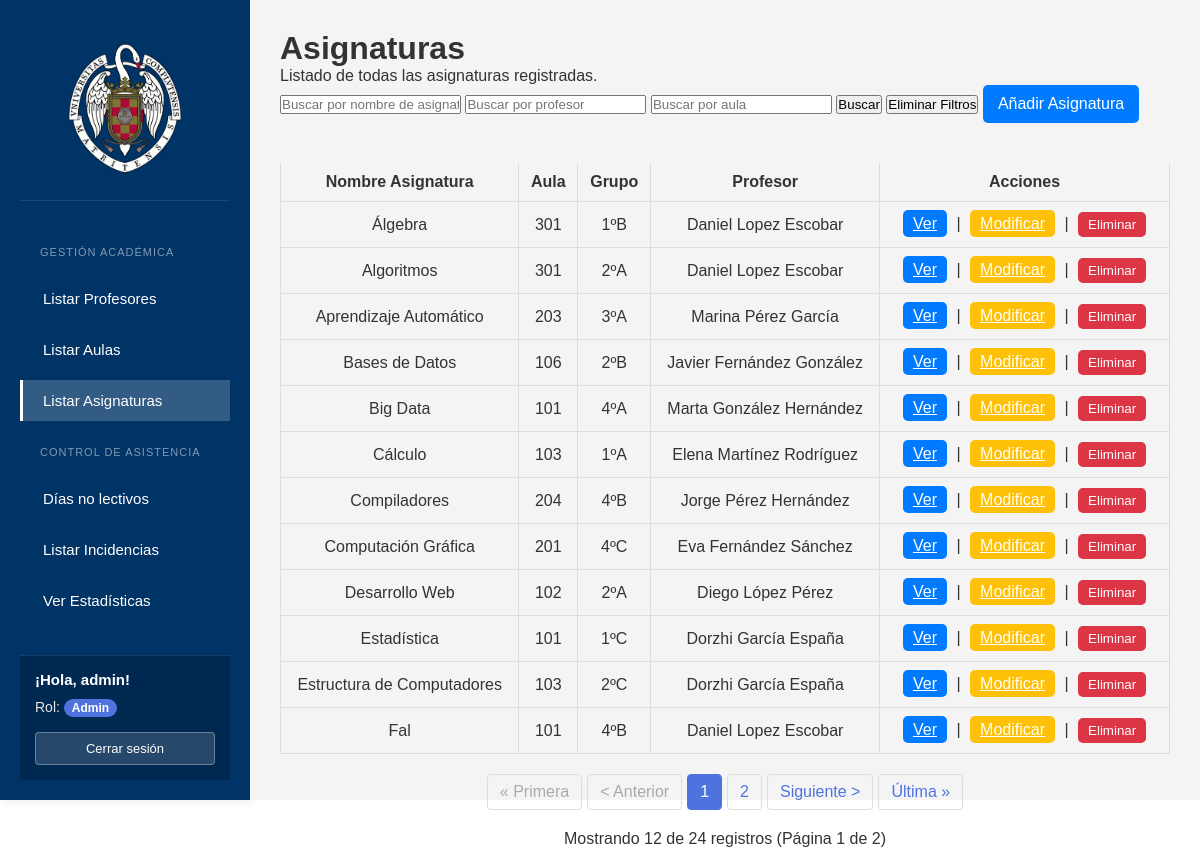
Page /ListadoAsignaturas.php (signed in) on the committed database.
### tables this page shows
CREATE TABLE `asignaturas` (
  `id` int NOT NULL,
  `profesor_id` int NOT NULL,
  `aula_id` int NOT NULL,
  `nombre_asignatura` varchar(100) NOT NULL,
  `grupo` varchar(10) DEFAULT NULL
);

CREATE TABLE `aulas` (
  `id` int NOT NULL,
  `numero_aula` int NOT NULL,
  `capacidad` int NOT NULL
);

### www/ListadoAsignaturas.php (the view, shortened to what this page needs)
<!DOCTYPE html>
<html lang="es">
<head>
    <link rel="stylesheet" href="styles.css">
</head>
<body>
    <?php include("php/sidebar.php"); ?>
    <div class="main-content">
        <h1>Asignaturas</h1>
        <p>Listado de todas las asignaturas registradas.</p>
        <form method="GET" action="" style="margin-bottom: 20px;">
            <input type="text" name="nombre_asignatura" placeholder="Buscar por nombre de asignatura"
                   value="<?php echo isset($_GET['nombre_asignatura']) ? htmlspecialchars($_GET['nombre_asignatura']) : ''; ?>">
            <input type="text" name="profesor" placeholder="Buscar por profesor"
                   value="<?php echo isset($_GET['profesor']) ? htmlspecialchars($_GET['profesor']) : ''; ?>">
            <input type="text" name="aula" placeholder="Buscar por aula"
                   value="<?php echo isset($_GET['aula']) ? htmlspecialchars($_GET['aula']) : ''; ?>">
            <button type="submit">Buscar</button>
            <button type="button" onclick="window.location.href='ListadoAsignaturas.php'">Eliminar Filtros</button>
            <?php if (in_array($_SESSION['rol'], ['admin', 'editor'])): ?>
            <a href="AgregarAsignatura.php" class="add-btn">Añadir Asignatura</a>
            <?php endif; ?>
        </form>
        <table class="data-table">
            <thead>
                <tr>
                    <th>Nombre Asignatura</th>
                    <th>Aula</th>
                    <th>Grupo</th>
                    <th>Profesor</th>
                    <th>Acciones</th>
                </tr>
            </thead>
            <tbody>
                <?php
                include("php/conexion.php");
                $registros_por_pagina = 12;
                $pagina_actual = isset($_GET['pagina']) ? intval($_GET['pagina']) : 1;
                $offset = ($pagina_actual - 1) * $registros_por_pagina;
                $query = "
                        SELECT a.id,
                        a.nombre_asignatura,
                        a.grupo,
                        CONCAT(p.nombre, ' ', p.apellidos) AS profesor_nombre,
                        au.numero_aula
                        FROM asignaturas a
                        JOIN profesores p ON a.profesor_id = p.id
                        JOIN aulas au ON a.aula_id = au.id";
                $params = [];
                $types = "";
                $query_count = "SELECT COUNT(*) as total FROM (" . $query . ") as subquery";
                $stmt_count = $conn->prepare($query_count);
                $stmt_count->execute();
                $result_count = $stmt_count->get_result();
                $row_count = $result_count->fetch_assoc();
                $total_registros = $row_count['total'];
                $total_paginas = ceil($total_registros / $registros_por_pagina);
                $query .= " ORDER BY a.nombre_asignatura, a.grupo";
                $query .= " LIMIT ? OFFSET ?";
                $params[] = $registros_por_pagina;
                $params[] = $offset;
                $types .= "ii";
                $stmt = $conn->prepare($query);
                if (!empty($params)) {
                    $stmt->bind_param($types, ...$params);
                }
                $stmt->execute();
                $result = $stmt->get_result();
                if ($result && $result->num_rows > 0) {
                    while ($row = $result->fetch_assoc()) {
                        echo "<tr>";
                        echo "<td>" . htmlspecialchars($row['nombre_asignatura']) . "</td>";
                        echo "<td>" . htmlspecialchars($row['numero_aula']) . "</td>";
                        echo "<td>" . htmlspecialchars($row['grupo']) . "</td>";
                        echo "<td>" . htmlspecialchars($row['profesor_nombre']) . "</td>";
                        echo "<td>";
                        echo "<a href='VerDatosAsignatura.php?id=" . htmlspecialchars($row['id']) . "' class='view-btn'>Ver</a>";
                        if (in_array($_SESSION['rol'], ['admin', 'editor'])) {
                            echo " | <a href='ModificarAsignatura.php?id=" . htmlspecialchars($row['id']) . "' class='edit-btn'>Modificar</a>";
                        }
                        if ($_SESSION['rol'] === 'admin') {
                            echo " | <button onclick='confirmarEliminacion(" . htmlspecialchars($row['id']) . ")' class='delete-btn'>Eliminar</button>";
                        }
                        echo "</td>";
                        echo "</tr>";
                    }
                } else {
                    echo "<tr><td colspan='5'>No hay asignaturas registradas.</td></tr>";
                }
                ?>
            </tbody>
        </table>
        <?php if ($total_registros > 0): ?>
        <div class="pagination">
            <?php
            $url_params = [];
            $url_base = "ListadoAsignaturas.php?" . implode("&", $url_params);
            $url_base .= !empty($url_params) ? "&" : "";
            if ($pagina_actual > 1) {
                echo "<a href='{$url_base}pagina=1'>&laquo; Primera</a>";
                echo "<a href='{$url_base}pagina=" . ($pagina_actual - 1) . "'>&lt; Anterior</a>";
            } else {
                echo "<span class='disabled'>&laquo; Primera</span>";
                echo "<span class='disabled'>&lt; Anterior</span>";
            }
            $rango = 2;
            for ($i = max(1, $pagina_actual - $rango); $i <= min($total_paginas, $pagina_actual + $rango); $i++) {
                if ($i == $pagina_actual) {
                    echo "<span class='active'>{$i}</span>";
                } else {
                    echo "<a href='{$url_base}pagina={$i}'>{$i}</a>";
                }
            }
            if ($pagina_actual < $total_paginas) {
                echo "<a href='{$url_base}pagina=" . ($pagina_actual + 1) . "'>Siguiente &gt;</a>";
                echo "<a href='{$url_base}pagina={$total_paginas}'>Última &raquo;</a>";
            } else {
                echo "<span class='disabled'>Siguiente &gt;</span>";
                echo "<span class='disabled'>Última &raquo;</span>";
            }
            ?>
        </div>
        <p style="text-align: center;">
            Mostrando <?php echo min($registros_por_pagina, $result->num_rows); ?> de <?php echo $total_registros; ?> registros
            (Página <?php echo $pagina_actual; ?> de <?php echo $total_paginas; ?>)
        </p>
        <?php endif; ?>
    </div>
</body>
</html>

### www/php/sidebar.php (shortened to what this page needs)
<aside class="sidebar">
    <div class="logo">
        <a href="index.php">
            <img src="img/logo.png" alt="Logo Universidad Complutense">
        </a>
    </div>
    <nav class="sidebar-nav">
        <div class="menu-section-title">Gestión Académica</div>
        <ul>
            <li>
                <a href="ListadoProfesores.php" class="<?php echo basename($_SERVER['PHP_SELF']) == 'ListadoProfesores.php' ? 'current-page' : ''; ?>">
                    Listar Profesores
                </a>
            </li>
            <li>
                <a href="ListadoAulas.php" class="<?php echo basename($_SERVER['PHP_SELF']) == 'ListadoAulas.php' ? 'current-page' : ''; ?>">
                    Listar Aulas
                </a>
            </li>
            <li>
                <a href="ListadoAsignaturas.php" class="<?php echo basename($_SERVER['PHP_SELF']) == 'ListadoAsignaturas.php' ? 'current-page' : ''; ?>">
                    Listar Asignaturas
                </a>
            </li>
        </ul>
        <div class="menu-section-title">Control de Asistencia</div>
        <ul>
            <li>
                <a href="ListadoNoLectivo.php" class="<?php echo basename($_SERVER['PHP_SELF']) == 'ListadoNoLectivo.php' ? 'current-page' : ''; ?>">
                    Días no lectivos
                </a>
            </li>
            <li>
                <a href="ListadoIncidencias.php" class="<?php echo basename($_SERVER['PHP_SELF']) == 'ListadoIncidencias.php' ? 'current-page' : ''; ?>">
                    Listar Incidencias
                </a>
            </li>
            <li>
                <a href="VerEstadisticas.php" class="<?php echo basename($_SERVER['PHP_SELF']) == 'VerEstadisticas.php' ? 'current-page' : ''; ?>">
                    Ver Estadísticas
                </a>
            </li>
        </ul>
    </nav>
    <div class="user-info">
        <?php if (isset($_SESSION['username'])): ?>
            <p>¡Hola, <?php echo htmlspecialchars($_SESSION['username']); ?>!</p>
            <p>Rol: <span class="user-role"><?php echo htmlspecialchars($_SESSION['rol']); ?></span></p>
            <a href="logout.php" class="logout-btn">Cerrar sesión</a>
        <?php endif; ?>
    </div>
</aside>

### www/styles.css (style rules this page uses)
* { margin: 0; padding: 0; box-sizing: border-box; }
body { font-family: Arial, sans-serif; color: #333; height: 100vh; display: flex; }
.logo img { width: 170px; height: 170px; object-fit: contain; }
.sidebar { background-color: #003366; color: white; width: 250px; padding: 20px; }
.sidebar ul { list-style-type: none; padding: 0; }
.sidebar ul li { margin: 10px 0; }
.sidebar ul li a { color: white; text-decoration: none; }
.main-content { flex-grow: 1; background-color: #f4f4f4; padding: 30px; }
table { width: 100%; border-collapse: collapse; }
table th, table td { text-align: center; padding: 10px; border-bottom: 1px solid #ddd; border-left: 1px solid #ddd; border-right: 1px solid #ddd; }
table th { background-color: #f4f4f4; }
.view-btn, .edit-btn, .delete-btn { background-color: #007bff; color: white; border: none; padding: 5px 10px; margin: 0 5px; border-radius: 5px; cursor: pointer; }
.edit-btn { background-color: #ffc107; }
.delete-btn { background-color: #dc3545; }
.add-btn { display: inline-block; margin-bottom: 20px; padding: 10px 15px; background-color: #007bff; color: white; text-decoration: none; border-radius: 5px; }

### www/ListadoAsignaturas.php (style rules this page uses)
.pagination { display: flex; justify-content: center; margin: 20px 0; gap: 5px; }
.pagination a, .pagination span { display: inline-block; padding: 8px 12px; text-decoration: none; border: 1px solid #ddd; color: #4e73df; border-radius: 4px; }
.pagination .active { background-color: #4e73df; color: white; border-color: #4e73df; }
.pagination .disabled { color: #aaa; cursor: not-allowed; }

### www/php/sidebar.php (style rules this page uses)
.sidebar { display: flex; flex-direction: column; height: 100%; background-color: #003366; color: white; width: 250px; box-shadow: 2px 0 10px rgba(0, 0, 0, 0.1); }
.logo { text-align: center; padding: 20px 0; border-bottom: 1px solid rgba(255, 255, 255, 0.1); }
.logo img { width: 120px; height: auto; transition: transform 0.3s ease; }
.sidebar-nav { flex: 1; padding: 20px 0; }
.sidebar-nav ul { list-style-type: none; padding: 0; margin: 0; }
.sidebar-nav li { margin: 0; }
.sidebar-nav a { display: block; padding: 12px 20px; color: #e6e6e6; text-decoration: none; transition: all 0.3s ease; border-left: 3px solid transparent; font-size: 15px; }
.user-info { margin-top: auto; padding: 15px; background-color: rgba(0, 0, 0, 0.2); border-top: 1px solid rgba(255, 255, 255, 0.1); }
.user-info p { margin: 0 0 8px 0; font-size: 14px; color: #e6e6e6; }
.user-info p:first-child { font-weight: bold; font-size: 15px; color: white; }
.user-role { display: inline-block; background-color: #4e73df; color: white; font-size: 12px; font-weight: bold; padding: 2px 8px; border-radius: 10px; margin-top: 3px; text-transform: capitalize; }
.logout-btn { display: block; width: 100%; margin-top: 15px; padding: 8px 15px; background-color: rgba(255, 255, 255, 0.15); color: white; text-decoration: none; border-radius: 4px; font-size: 13px; transition: all 0.3s ease; border: 1px solid rgba(255, 255, 255, 0.3); text-align: center; }
.menu-section-title { font-size: 11px; text-transform: uppercase; letter-spacing: 1px; color: rgba(255, 255, 255, 0.5); padding: 10px 20px; margin-top: 15px; }
.current-page { background-color: rgba(255, 255, 255, 0.2); border-left-color: white !important; }

### rows in the picture
asignaturas: nombre_asignatura "Álgebra", aula.numero_aula "301", grupo "1ºB", profesor_nombre "Daniel Lopez Escobar"
asignaturas: nombre_asignatura "Algoritmos", aula.numero_aula "301", grupo "2ºA", profesor_nombre "Daniel Lopez Escobar"
asignaturas: nombre_asignatura "Aprendizaje Automático", aula.numero_aula "203", grupo "3ºA", profesor_nombre "Marina Pérez García"
asignaturas: nombre_asignatura "Bases de Datos", aula.numero_aula "106", grupo "2ºB", profesor_nombre "Javier Fernández González"
asignaturas: nombre_asignatura "Big Data", aula.numero_aula "101", grupo "4ºA", profesor_nombre "Marta González Hernández"
asignaturas: nombre_asignatura "Cálculo", aula.numero_aula "103", grupo "1ºA", profesor_nombre "Elena Martínez Rodríguez"
asignaturas: nombre_asignatura "Compiladores", aula.numero_aula "204", grupo "4ºB", profesor_nombre "Jorge Pérez Hernández"
asignaturas: nombre_asignatura "Computación Gráfica", aula.numero_aula "201", grupo "4ºC", profesor_nombre "Eva Fernández Sánchez"
asignaturas: nombre_asignatura "Desarrollo Web", aula.numero_aula "102", grupo "2ºA", profesor_nombre "Diego López Pérez"
asignaturas: nombre_asignatura "Estadística", aula.numero_aula "101", grupo "1ºC", profesor_nombre "Dorzhi García España"
asignaturas: nombre_asignatura "Estructura de Computadores", aula.numero_aula "103", grupo "2ºC", profesor_nombre "Dorzhi García España"
asignaturas: nombre_asignatura "Fal", aula.numero_aula "101", grupo "4ºB", profesor_nombre "Daniel Lopez Escobar"

### other values in the picture
$_SESSION['username'] "admin"
$_SESSION['rol'] "Admin"
min($registros_por_pagina, $result->num_rows) "12"
$total_registros "24"
$pagina_actual "1"
$total_paginas "2"
